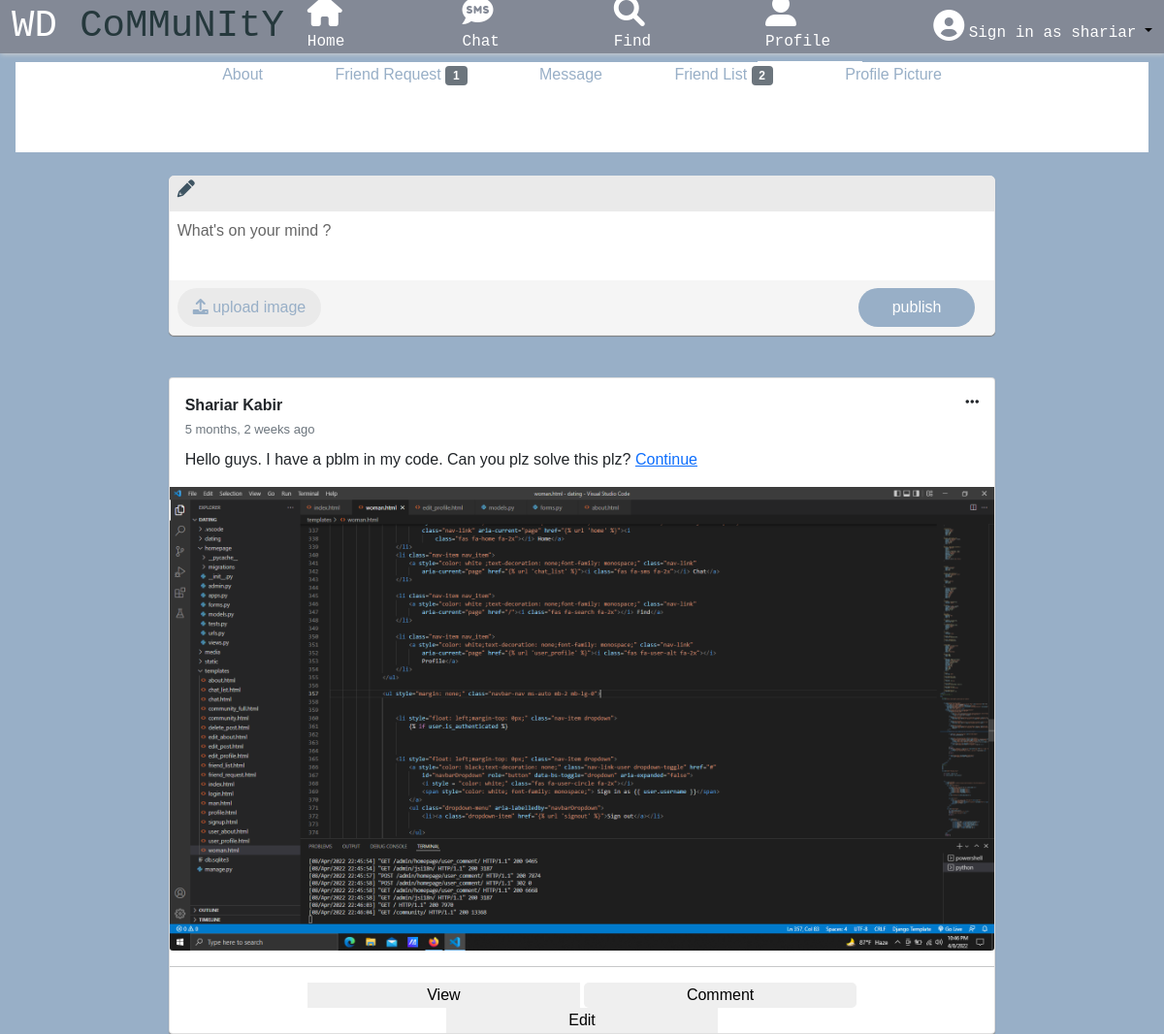
The app's page /user_profile/ (signed in) with its own data.
### homepage/models.py (models this page shows, shortened)
class post (models.Model):
    username = models.CharField (max_length=99)
    name = models.CharField (max_length=99)
    status = models.TextField ()
    photo = models.ImageField(upload_to='photo/', blank=True, null=True)
    date = models.DateTimeField (auto_now_add=True,null = True)

### homepage/views.py (the view)
# urls.py: path('user_profile/',views.user_profile.as_view(),name="user_profile"),
class user_profile (ListView):
    model = profile
    template_name = "profile.html"
    ordering = ['-id']
    def get_context_data(self, *args, **kwargs):
        context = super(user_profile, self).get_context_data(*args, **kwargs)
        context['status'] = post.objects.all()
        context['comment'] = user_comment.objects.all()
        context['friend_request_list'] = friend_request.objects.all()
        context['request_count'] = friend_request.objects.filter(
            friend_user_name=self.request.user.username).aggregate(sum_all=Sum('request_count')).get('sum_all')
        context['friend_count'] = friend_list.objects.filter(Q(request_user_name=self.request.user.username) | Q(
            username=self.request.user.username)).aggregate(sum_all=Sum('friend_count')).get('sum_all')
        return context

### templates/profile.html (shortened to what this page needs)
{% load static %}
{% load humanize %}
<!DOCTYPE html>
<html lang="en">
<head>
    <link href="https://cdn.jsdelivr.net/npm/bootstrap@5.1.3/dist/css/bootstrap.min.css" rel="stylesheet"
>
    <link rel="stylesheet" href="https://cdnjs.cloudflare.com/ajax/libs/font-awesome/6.0.0-beta3/css/all.min.css"
 />
    <link href="http://fonts.cdnfonts.com/css/romantic" rel="stylesheet">
    <link href="http://fonts.cdnfonts.com/css/valeerie-morrie" rel="stylesheet">
</head>
{% if user.is_authenticated %}
<body>
    <nav class="navbar navbar-expand-lg navbar-light nav fixed-top">
        <div class="container-fluid box_shadow">
            <a style="color: white; font-family:monospace; font-size: 39px;" class="navbar-brand" href="/">WD
                <span style="color: #25383C">CoMMuNItY</span></a>
            <div class="collapse navbar-collapse" id="navbarSupportedContent">
                <ul class="navbar-nav navs ms-auto mb-2 mb-lg-0">
                    <li class="nav-item nav_item">
                        <a style="color: white;text-decoration: none;font-family: monospace;" class="nav-link"
                            aria-current="page" href="{% url 'home' %}"><i class="fas fa-home fa-2x"></i> Home</a>
                    </li>
                    <li class="nav-item nav_item">
                        <a style="color: white ;text-decoration: none;font-family: monospace;" class="nav-link"
                            aria-current="page" href="{% url 'chat_list' %}"><i class="fas fa-sms fa-2x"></i> Chat</a>
                    </li>
                    <li class="nav-item nav_item">
                        <a style="color: white ;text-decoration: none;font-family: monospace;" class="nav-link"
                            aria-current="page" href="/"><i class="fas fa-search fa-2x"></i> Find</a>
                    </li>
                    <li class="nav-item nav_item">
                        <a style="color: white; border-bottom: 5px solid white;text-decoration: none;font-family: monospace;"
                            class="nav-link" aria-current="page" href="{% url 'user_profile' %}"><i
                                class="fas fa-user-alt fa-2x"></i>
                            Profile</a>
                    </li>
                </ul>
                <ul style="margin: none;" class="navbar-nav ms-auto mb-2 mb-lg-0">
                    <li style="float: left;margin-top: 0px;" class="nav-item dropdown">
                        {% if user.is_authenticated %}
                    <li style="float: left;margin-top: 0px;" class="nav-item dropdown">
                        <a style="color: black;text-decoration: none;" class="nav-link-user dropdown-toggle" href="#"
                            id="navbarDropdown" role="button" data-bs-toggle="dropdown" aria-expanded="false">
                            <i style="color: white;" class="fas fa-user-circle fa-2x"></i>
                            <span style="color: white; font-family: monospace;"> Sign in as {{ user.username }}</span>
                        </a>
                    </li>
                    {% else %}
                    <a style="color: whblackite ;" class="nav-link" aria-current="page" href="{% url 'signin' %}"><i
                            class="fas fa-user-circle fa-2x"></i>
                        <span style="color: black;font-family: 'Winter', sans-serif;"> Signup/Signin</span>
                    </a>
                    {% endif %}
                    </li>
                </ul>
            </div>
        </div>
    </nav>
            <br>
            <div style="text-align: center;background-color: white;border-radius: 5px;width: 19%;margin: auto;">
                <p><b>{{ user.get_full_name }}</b></p>
            </div>
            <div style="text-align: center;background-color: white;margin: auto;height: 93px">
                <a href="{% url 'about' %}"><button type="button" class="button" data-bs-toggle="modal"
                        data-bs-target="#staticBackdrop1">
                        About
                    </button></a>
                <a style="text-decoration: none;color: #98AFC7;" href="{% url 'user_friend_request' %}"><button
                        type="button" class="button" data-bs-toggle="modal" data-bs-target="#staticBackdrop2">
                        Friend Request <span style="background-color: #98AFC7;color: white;"
                            class="badge bg-secondary">{{ request_count }}</span>
                    </button></a>
                <button type="button" class="button" data-bs-toggle="modal" data-bs-target="#staticBackdrop3">
                    Message
                </button>
                <a style="text-decoration: none;color: #98AFC7;" href="{% url 'user_friend_list' %}"><button
                        type="button" class="button" data-bs-toggle="modal" data-bs-target="#staticBackdrop2">
                        Friend List <span style="background-color: #98AFC7;color: white;" class="badge bg-secondary">{{ friend_count }}</span>
                    </button></a>
                <button type="button" class="button" data-bs-toggle="modal" data-bs-target="#staticBackdrop5">
                    Profile Picture
                </button>
            </div>
    <br>
    <div class="widget-post" aria-labelledby="post-header-title">
        <div class="widget-post__header">
            <h2 class="widget-post__title" id="post-header-title">
                <i class="fa fa-pencil" aria-hidden="true"></i>
            </h2>
        </div>
        <form action="{% url 'status_form' %}" method="POST" id="widget-form" class="widget-post__form" name="form"
            aria-label="post widget" enctype="multipart/form-data">
            <div class="widget-post__content">
                <textarea name="status" id="post-content" class="widget-post__textarea scroller"
                    placeholder="What's on your mind ?"></textarea>
            </div>
            <div class="widget-post__actions post--actions">
                <div class="post-actions__attachments">
                    <button type="button" class="btn post-actions__upload attachments--btn">
                        <label style="color: #98AFC7;" for="upload-image" class="post-actions__label">
                            <i class="fa fa-upload" aria-hidden="true"></i>
                            upload image
                        </label>
                    </button>
                </div>
                <div class="post-actions__widget">
                    <button type="submit" style="background-color: #98AFC7;"
                        class="btn post-actions__publish">publish</button>
                </div>
            </div>
        </form>
    </div>
    <br>
    {% for post in status reversed %}
    {% if post.username == user.username %}
    <div style="margin-top: 19px;" class="card">
        <div class="card-body">
            <p class="card-title"><b>{{ post.name }}</b>
                <i style="float: right;" class="fas fa-ellipsis-h"></i>
                <br>
                <small style="font-size: small;" class="text-muted">{{ post.date|naturaltime }}</small>
            </p>
            {% if post.status|length < 50 %} <p class="card-text">{{ post.status }}</p>
                {% else %}
                <p class="card-text">{{ post.status|safe|truncatewords:"50" }} <a
                        href="{% url 'community_full' post.pk %}">Continue</a></p>
                {% endif %}
        </div>
        {% if post.photo %}
        <img src="{{ post.photo.url }}" class="card-img-bottom" alt="">
        {% endif %}
        <hr>
        <div style="width: 100%;margin: auto;text-align: center;">
            <button style="border: none;width: 33%;">View</button>
            <button style="border: none;border-radius: 5px;width: 33%;" data-bs-toggle="collapse"
                data-bs-target="#collapseExample{{ post.pk }}" aria-expanded="false"
                aria-controls="collapseExample">Comment</button></a>
            <a style="text-decoration: none;color: black;" href="{% url 'edit_post' post.pk %}"><button
                    style="border: none;width: 33%;">Edit</button></a></a>
        </div>
    </div>
    {% endif %}
    {% endfor %}
</body>
{% else %}
{% load static %}
{% endif %}
</html>

### templates/profile.html (style rules this page uses)
.nav_item { margin-right: 73px; }
.box_shadow { background-color: #838996; height: 39px; }
.nav { -webkit-box-shadow: 1px 1px 5px 0px rgba(207, 207, 207, 1); -moz-box-shadow: 1px 1px 5px 0px rgba(207, 207, 207, 1); box-shadow: 1px 1px 5px 0px rgba(207, 207, 207, 1); }
.navbar { background-color: #838996; }
.navs { margin: auto; }
body { background-color: #98AFC7; background-attachment: fixed; background-size: cover; }
.button { margin-left: 29px; margin-right: 29px; border: none; border-radius: 5px; background-color: white; color: #98AFC7; }
* { box-sizing: border-box; }
body { padding: 0 1em; font-family: sans-serif; }
ul { list-style-type: none; }
.btn { padding: .5em 1em; background-color: transparent; color: #6b7270; border: none; cursor: pointer; }
.widget-post { width: 73%; min-height: 100px; height: auto; border-radius: 5px; border: 1px solid #eaeaea; box-shadow: 0 1px 1px grey; background-color: #fff; margin: auto; overflow: hidden; }
.widget-post__header { padding: .2em .5em; background-color: #eaeaea; color: #3f5563; }
.widget-post__title { font-size: 18px; }
.widget-post__content { width: 100%; height: 50%; }
.widget-post__textarea { width: 100%; height: 100%; padding: .5em; border: none; resize: none; }
.post-actions__label { cursor: pointer; }
.widget-post__actions { width: 100%; padding: .5em; }
.post--actions { position: relative; padding: .5em; background-color: #f5f5f5; color: #a2a6a7; }
.post-actions__attachments { display: inline-block; width: 60%; }
.attachments--btn { background-color: #eaeaea; color: #007582; border-radius: 1.5em; }
.post-actions__widget { display: inline-block; width: 38%; text-align: right; }
.post-actions__publish { width: 120px; background-color: #008391; color: #fff; border-radius: 1.5em; }
.card { width: 73%; margin: auto; box-shadow: 0 1px 1px grey; }

### records on screen
post: name "Shariar Kabir", date "5 months, 2 weeks ago", status "Hello guys. I have a pblm in my code. Can you plz solve this plz?", photo (picture)

### other values on screen
{{ user.username }} "shariar"
{{ request_count }} "1"
{{ friend_count }} "2"
